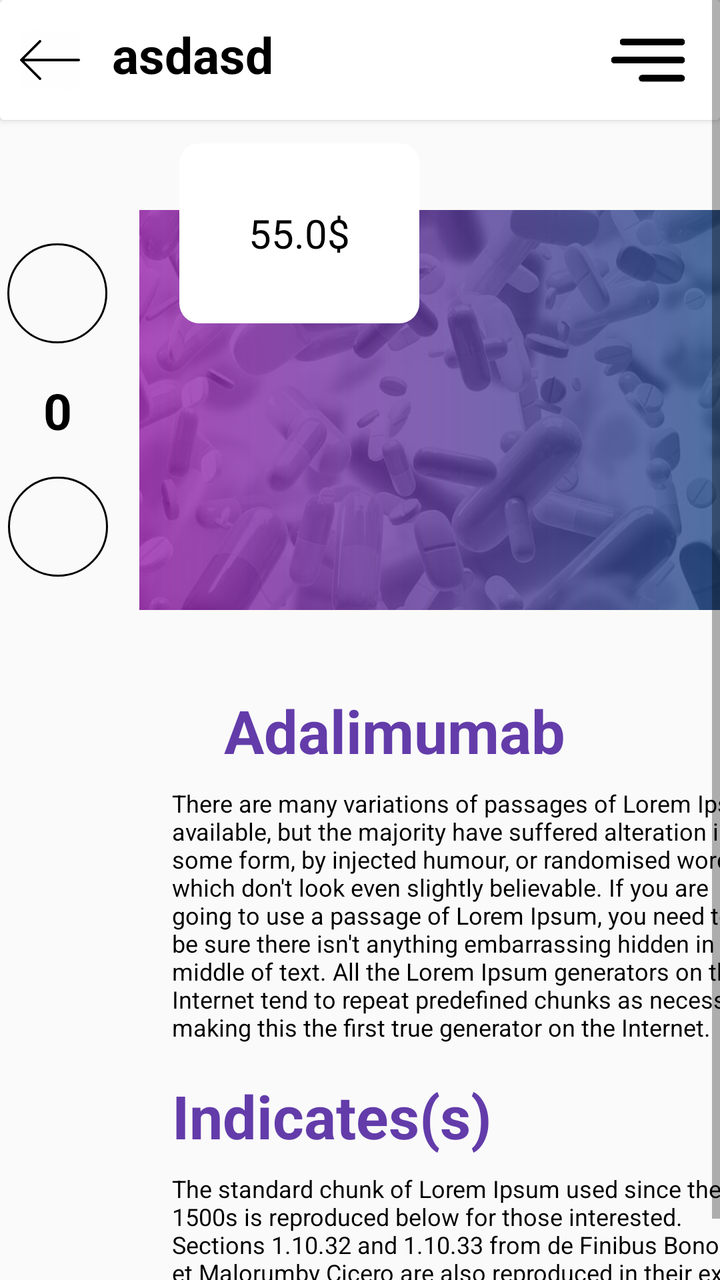
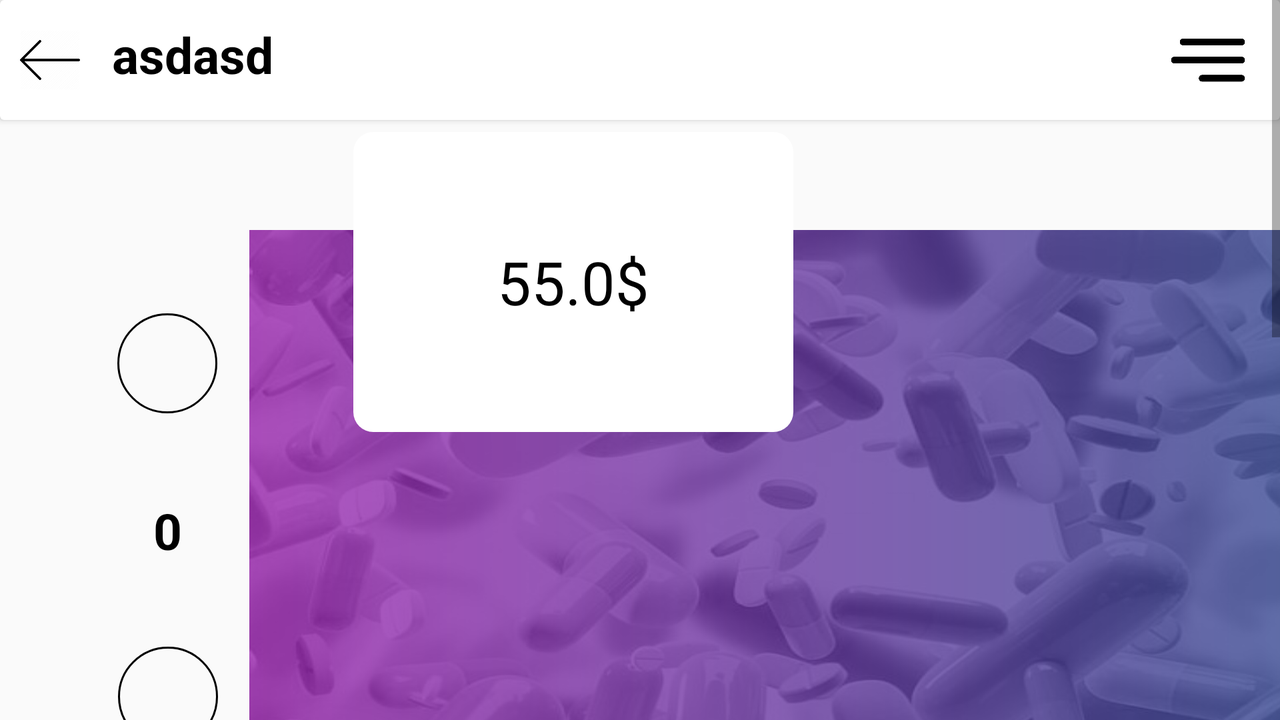

The same Android screen from two of the app's own layout files: first res/layout/ as a phone draws it, then the author's variant for another configuration, drawn on a device whose configuration selects that folder. Both files follow.
<!-- AndroidManifest.xml: application theme AppTheme -->
<!-- res/layout/activity_2.xml -->
<?xml version="1.0" encoding="utf-8"?>
<ScrollView xmlns:android="http://schemas.android.com/apk/res/android"
    xmlns:app="http://schemas.android.com/apk/res-auto"
    xmlns:tools="http://schemas.android.com/tools"
    android:layout_width="match_parent"
    android:layout_height="match_parent"
    android:fillViewport="true">
<androidx.constraintlayout.widget.ConstraintLayout
    android:layout_width="match_parent"
    android:layout_height="match_parent"
    tools:context=".activities.Activity2">

    <include
        android:id="@+id/include2"
        layout="@layout/activity_toolbar"
        app:layout_constraintEnd_toEndOf="parent"
        app:layout_constraintStart_toStartOf="parent"
        app:layout_constraintTop_toTopOf="parent" />


    <ImageButton
        android:id="@+id/add_imageButton2"
        android:layout_width="50dp"
        android:layout_height="50dp"
        android:layout_marginStart="24dp"
        android:layout_marginEnd="16dp"
        android:background="@drawable/select_layer"
        android:clickable="true"
        android:focusable="true"
        android:padding="20dp"
        android:src="@drawable/ic_add"
        app:layout_constraintBottom_toTopOf="@+id/counter_textView"
        app:layout_constraintEnd_toStartOf="@+id/imageView"
        app:layout_constraintTop_toTopOf="@+id/imageView" />

    <TextView
        android:id="@+id/counter_textView"
        android:layout_width="wrap_content"
        android:layout_height="wrap_content"
        android:text="0"
        android:textColor="#000"
        android:textSize="25sp"

        android:textStyle="bold"
        app:layout_constraintBottom_toTopOf="@+id/dec_imageButton"
        app:layout_constraintEnd_toEndOf="@+id/add_imageButton2"
        app:layout_constraintStart_toStartOf="@+id/add_imageButton2"
        app:layout_constraintTop_toBottomOf="@+id/add_imageButton2"
        app:layout_constraintVertical_bias="0.404" />

    <ImageButton
        android:id="@+id/dec_imageButton"
        android:layout_width="50dp"
        android:layout_height="50dp"
        android:background="@drawable/select_layer"
        android:clickable="true"
        android:focusable="true"
        android:padding="20dp"
        android:src="@drawable/ic_dec"
        app:layout_constraintBottom_toBottomOf="@+id/imageView"
        app:layout_constraintEnd_toEndOf="@+id/counter_textView"
        app:layout_constraintStart_toStartOf="@+id/counter_textView"
        app:layout_constraintTop_toBottomOf="@+id/counter_textView" />

    <ImageView
        android:id="@+id/imageView"
        android:layout_width="330dp"
        android:layout_height="200dp"
        android:layout_marginStart="272dp"
        android:layout_marginTop="45dp"
        android:scaleType="fitXY"
        android:src="@drawable/trending_gradient_shape_00"
        android:transitionName="example_transition"
        app:layout_constraintEnd_toEndOf="parent"

        app:layout_constraintHorizontal_bias="0.837"
        app:layout_constraintStart_toStartOf="parent"
        app:layout_constraintTop_toBottomOf="@+id/include2" />

    <TextView
        android:id="@+id/price"
        android:layout_width="120dp"
        android:layout_height="90dp"
        android:layout_marginStart="20dp"
        android:layout_marginTop="24dp"
        android:layout_marginBottom="156dp"
        android:background="@drawable/shape3"
        android:gravity="center"
        android:text="55.0$"
        android:textColor="#000"
        android:textSize="20sp"
        android:transitionName="example_textview"
        app:layout_constraintBottom_toBottomOf="@+id/imageView"
        app:layout_constraintStart_toStartOf="@+id/imageView"
        app:layout_constraintTop_toBottomOf="@+id/include2"
        app:layout_constraintVertical_bias="0.49" />

    <TextView
        android:id="@+id/textView5"
        android:layout_width="300dp"
        android:layout_height="wrap_content"
        android:layout_marginTop="8dp"

        android:text="@string/sampletext"
        android:textColor="#000"
        android:textSize="12sp"
        app:layout_constraintEnd_toEndOf="parent"
        app:layout_constraintStart_toStartOf="@+id/drug_detail_text_view"
        app:layout_constraintTop_toBottomOf="@+id/drug_detail_text_view" />

    <TextView
        android:id="@+id/textView3"
        android:layout_width="wrap_content"
        android:layout_height="wrap_content"
        android:layout_marginTop="16dp"
        android:text="Indicates(s)"
        android:textColor="#633CAA"
        android:textSize="30sp"
        android:textStyle="bold"
        app:layout_constraintStart_toStartOf="@+id/textView5"
        app:layout_constraintTop_toBottomOf="@+id/textView5" />

    <TextView
        android:id="@+id/textView6"
        android:layout_width="300dp"
        android:layout_height="wrap_content"
        android:layout_marginEnd="32dp"
        android:layout_marginTop="8dp"
        android:text="@string/sampletext2"
        android:textColor="#000"
        android:textSize="12sp"
        app:layout_constraintStart_toStartOf="@+id/textView3"
        app:layout_constraintTop_toBottomOf="@+id/textView3" />

    <TextView
        android:id="@+id/drug_detail_text_view"
        android:layout_width="wrap_content"
        android:layout_height="wrap_content"
        android:layout_marginStart="112dp"
        android:layout_marginTop="40dp"
        android:text="Adalimumab"
        android:textColor="#633CAA"
        android:textSize="30sp"
        android:textStyle="bold"
        app:layout_constraintStart_toStartOf="parent"
        app:layout_constraintTop_toBottomOf="@+id/imageView" />


</androidx.constraintlayout.widget.ConstraintLayout>
</ScrollView>
<!-- res/layout/activity_toolbar.xml (included above) -->
<?xml version="1.0" encoding="utf-8"?>
<androidx.cardview.widget.CardView xmlns:android="http://schemas.android.com/apk/res/android"
    xmlns:app="http://schemas.android.com/apk/res-auto"
    xmlns:tools="http://schemas.android.com/tools"
    android:layout_width="match_parent"
    android:layout_height="60dp"
    android:orientation="vertical">
    <androidx.constraintlayout.widget.ConstraintLayout
        android:layout_width="match_parent"
        android:layout_height="match_parent">

        <ImageView
            android:id="@+id/back_arrow_image_view"
            android:layout_width="30dp"
            android:layout_height="50dp"
            android:layout_marginLeft="10dp"
            android:src="@drawable/arrow_png"
            app:layout_constraintBottom_toBottomOf="parent"
            app:layout_constraintStart_toStartOf="parent"
            app:layout_constraintTop_toTopOf="parent" />

        <TextView
            android:id="@+id/drug_name_textView"
            android:layout_width="wrap_content"
            android:layout_height="wrap_content"
            android:layout_marginStart="16dp"
            android:layout_marginBottom="6dp"
            android:src="@drawable/ic_dec"
            android:text="asdasd"
            android:textColor="#000"
            android:textSize="25sp"
            android:textStyle="bold"
            app:layout_constraintBottom_toBottomOf="@+id/back_arrow_image_view"
            app:layout_constraintStart_toEndOf="@+id/back_arrow_image_view"
            app:layout_constraintTop_toTopOf="@+id/back_arrow_image_view" />

        <ImageView
            android:id="@+id/imageView3"
            android:layout_width="40dp"
            android:layout_height="40dp"
            android:layout_marginEnd="16dp"
            android:src="@drawable/custom_nav"
            app:layout_constraintBottom_toBottomOf="parent"
            app:layout_constraintEnd_toEndOf="parent"
            app:layout_constraintTop_toTopOf="parent" />

    </androidx.constraintlayout.widget.ConstraintLayout>
</androidx.cardview.widget.CardView>
<!-- resources referenced by this layout -->
<resources>
  <!-- drawable arrow_png: png bitmap (drawable, 2321 bytes) -->
  <!-- drawable custom_nav: jpg bitmap (drawable, 18795 bytes) -->
  <!-- drawable select_layer (drawable) -->
  <?xml version="1.0" encoding="utf-8"?>
  <layer-list xmlns:android="http://schemas.android.com/apk/res/android">
      <item>
          <selector android:exitFadeDuration="300">
              <item
                  android:drawable="@drawable/hover_oval_drawable"
                  android:state_pressed="true" />
          </selector>
      </item>
  
      <item>
          <shape android:shape="oval">
              <size
                  android:width="90dp"
                  android:height="90dp" />
              <stroke
                  android:width="1dp"
                  android:color="#000" />
          </shape>
  
      </item>
  </layer-list>
  <!-- drawable shape3 (drawable) -->
  <?xml version="1.0" encoding="utf-8"?>
  <selector xmlns:android="http://schemas.android.com/apk/res/android">
      <item>
          <shape android:shape="rectangle">
              <size android:width="150dp" android:height="100dp"  />
              <solid android:color="#FFFFFF" />
              <corners android:radius="10dp"
                  />
          </shape>
  
  
      </item>
  </selector>
  <!-- drawable trending_gradient_shape_00 (drawable) -->
  <?xml version="1.0" encoding="utf-8"?>
  <layer-list xmlns:android="http://schemas.android.com/apk/res/android">
  
      <item>
          <shape android:shape="rectangle">
              <size
                  android:width="400dp"
                  android:height="130dp" />
              <corners android:radius="150dp" />
          </shape>
      </item>
  
      <item>
          <bitmap android:src="@drawable/drugs" />
      </item>
  
      <item>
          <shape android:shape="rectangle">
              <gradient
                  android:angle="180"
                  android:endColor="#CC9C27B0"
                  android:startColor="#CC17568A" />
          </shape>
      </item>
  
  
  </layer-list>
  <string name="sampletext">There are many variations of passages of Lorem Ipsum available, but the majority have suffered alteration in some form, by injected humour, or randomised words which don\'t look even slightly believable. If you are going to use a passage of Lorem Ipsum, you need to be sure there isn\'t anything embarrassing hidden in the middle of text. All the Lorem Ipsum generators on the Internet tend to repeat predefined chunks as necessary, making this the first true generator on the Internet.</string>
  <string name="sampletext2">The standard chunk of Lorem Ipsum used since the 1500s is reproduced below for those interested. Sections 1.10.32 and 1.10.33 from "de Finibus Bonorum et Malorum" by Cicero are also reproduced in their exact original form, accompanied by English versions from the 1914 translation by H. Rackham.</string>
  <style name="AppTheme" parent="Theme.AppCompat.Light.NoActionBar">
          
          <item name="colorPrimary">@color/colorPrimary</item>
          <item name="colorPrimaryDark">@color/colorPrimaryDark</item>
          <item name="colorAccent">@color/colorAccent</item>
  
          <item name="android:windowContentTransitions">true</item>
  
  
      </style>
  <!-- drawable hover_oval_drawable (drawable) -->
  <?xml version="1.0" encoding="utf-8"?>
  <shape android:shape="oval"
      xmlns:android="http://schemas.android.com/apk/res/android">
      <solid android:color="#54000000" />
      <corners android:radius="2dp"/>
  </shape>
  <!-- drawable drugs: jpg bitmap (drawable, 69719 bytes) -->
  <color name="colorPrimary">#008577</color>
  <color name="colorPrimaryDark">#000000</color>
  <color name="colorAccent">#D81B60</color>
</resources>
<!-- res/layout-land/activity_2.xml (the author's variant of the layout above) -->
<!-- drawn on the phone turned sideways -->
<?xml version="1.0" encoding="utf-8"?>
<ScrollView xmlns:android="http://schemas.android.com/apk/res/android"
    xmlns:app="http://schemas.android.com/apk/res-auto"
    xmlns:tools="http://schemas.android.com/tools"
    android:layout_width="match_parent"
    android:layout_height="match_parent"
    android:fillViewport="true">

    <androidx.constraintlayout.widget.ConstraintLayout
        android:layout_width="match_parent"
        android:layout_height="match_parent"
        tools:context=".activities.Activity2">

        <include
            android:id="@+id/include2"
            layout="@layout/activity_toolbar"
            app:layout_constraintEnd_toEndOf="parent"
            app:layout_constraintStart_toStartOf="parent"
            app:layout_constraintTop_toTopOf="parent" />


        <ImageButton
            android:id="@+id/add_imageButton2"
            android:layout_width="50dp"
            android:layout_height="50dp"
            android:layout_marginEnd="16dp"
            android:background="@drawable/select_layer"
            android:clickable="true"
            android:focusable="true"
            android:padding="20dp"
            android:src="@drawable/ic_add"
            app:layout_constraintBottom_toTopOf="@+id/counter_textView"
            app:layout_constraintEnd_toStartOf="@+id/imageView"
            app:layout_constraintTop_toTopOf="@+id/imageView" />

        <TextView
            android:id="@+id/counter_textView"
            android:layout_width="wrap_content"
            android:layout_height="wrap_content"
            android:text="0"
            android:textColor="#000"
            android:textSize="25sp"

            android:textStyle="bold"
            app:layout_constraintBottom_toTopOf="@+id/dec_imageButton"
            app:layout_constraintEnd_toEndOf="@+id/add_imageButton2"
            app:layout_constraintStart_toStartOf="@+id/add_imageButton2"
            app:layout_constraintTop_toBottomOf="@+id/add_imageButton2"
            app:layout_constraintVertical_bias="0.404" />

        <ImageButton
            android:id="@+id/dec_imageButton"
            android:layout_width="50dp"
            android:layout_height="50dp"
            android:background="@drawable/select_layer"
            android:clickable="true"
            android:focusable="true"
            android:padding="20dp"
            android:src="@drawable/ic_dec"
            app:layout_constraintBottom_toBottomOf="@+id/imageView"
            app:layout_constraintEnd_toEndOf="@+id/counter_textView"
            app:layout_constraintStart_toStartOf="@+id/counter_textView"
            app:layout_constraintTop_toBottomOf="@+id/counter_textView" />

        <ImageView
            android:id="@+id/imageView"
            android:layout_width="700dp"
            android:layout_height="300dp"
            android:layout_marginStart="232dp"
            android:layout_marginTop="55dp"
            android:scaleType="fitXY"
            android:src="@drawable/trending_gradient_shape_00"
            android:transitionName="example_transition"
            app:layout_constraintEnd_toEndOf="parent"

            app:layout_constraintHorizontal_bias="0.368"
            app:layout_constraintStart_toStartOf="parent"
            app:layout_constraintTop_toBottomOf="@+id/include2" />

        <TextView
            android:id="@+id/price"
            android:layout_width="220dp"
            android:layout_height="150dp"
            android:layout_marginStart="52dp"
            android:layout_marginTop="6dp"
            android:layout_marginBottom="176dp"
            android:background="@drawable/shape3"
            android:gravity="center"
            android:text="55.0$"
            android:textColor="#000"
            android:textSize="30sp"
            android:transitionName="example_textview"
            app:layout_constraintBottom_toBottomOf="@+id/imageView"
            app:layout_constraintStart_toStartOf="@+id/imageView"
            app:layout_constraintTop_toBottomOf="@+id/include2"
            app:layout_constraintVertical_bias="0.0" />

        <TextView
            android:id="@+id/textView5"
            android:layout_width="600dp"
            android:layout_height="wrap_content"
            android:layout_marginTop="8dp"
            android:text="@string/sampletext"
            android:textColor="#000"
            android:textSize="15sp"
            app:layout_constraintStart_toStartOf="@+id/drug_detail_text_view"
            app:layout_constraintTop_toBottomOf="@+id/drug_detail_text_view" />

        <TextView
            android:id="@+id/textView3"
            android:layout_width="wrap_content"
            android:layout_height="wrap_content"
            android:layout_marginTop="8dp"
            android:text="Indicates(s)"
            android:textColor="#633CAA"
            android:textSize="30sp"
            android:textStyle="bold"
            app:layout_constraintStart_toStartOf="@+id/textView5"
            app:layout_constraintTop_toBottomOf="@+id/textView5" />

        <TextView
            android:id="@+id/textView6"
            android:layout_width="600dp"
            android:layout_height="wrap_content"

            android:layout_marginTop="10dp"
            android:text="@string/sampletext2"
            android:textColor="#000"
            android:textSize="15sp"
            app:layout_constraintStart_toStartOf="@+id/textView3"
            app:layout_constraintTop_toBottomOf="@+id/textView3" />

        <TextView
            android:id="@+id/drug_detail_text_view"
            android:layout_width="wrap_content"
            android:layout_height="wrap_content"
            android:layout_marginStart="170dp"
            android:layout_marginTop="38dp"
            android:text="Adalimumab"
            android:textColor="#633CAA"
            android:textSize="50sp"
            android:textStyle="bold"
            app:layout_constraintEnd_toEndOf="parent"
            app:layout_constraintHorizontal_bias="0.07"
            app:layout_constraintStart_toStartOf="parent"
            app:layout_constraintTop_toBottomOf="@+id/imageView" />


    </androidx.constraintlayout.widget.ConstraintLayout>
</ScrollView>
